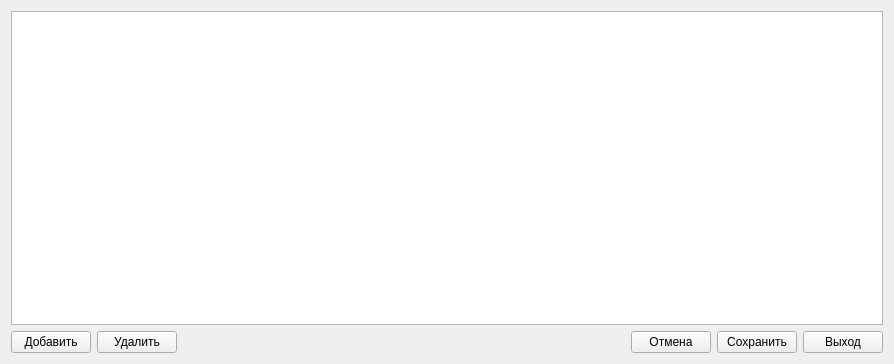
<?xml version="1.0" encoding="UTF-8"?>
<ui version="4.0">
 <class>ResStoreForm</class>
 <widget class="QWidget" name="ResStoreForm">
  <property name="geometry">
   <rect>
    <x>0</x>
    <y>0</y>
    <width>894</width>
    <height>364</height>
   </rect>
  </property>
  <property name="windowTitle">
   <string>Учет</string>
  </property>
  <property name="windowIcon">
   <iconset>
    <normaloff>../../../images/new.png</normaloff>../../../images/new.png</iconset>
  </property>
  <layout class="QVBoxLayout" name="verticalLayout">
   <item>
    <widget class="QTableView" name="tv"/>
   </item>
   <item>
    <layout class="QHBoxLayout" name="horizontalLayout">
     <item>
      <widget class="QPushButton" name="pbAdd">
       <property name="styleSheet">
        <string notr="true"/>
       </property>
       <property name="text">
        <string>Добавить</string>
       </property>
       <property name="checkable">
        <bool>false</bool>
       </property>
       <property name="checked">
        <bool>false</bool>
       </property>
      </widget>
     </item>
     <item>
      <widget class="QPushButton" name="pbDel">
       <property name="text">
        <string>Удалить</string>
       </property>
      </widget>
     </item>
     <item>
      <spacer name="horizontalSpacer">
       <property name="orientation">
        <enum>Qt::Horizontal</enum>
       </property>
       <property name="sizeHint" stdset="0">
        <size>
         <width>40</width>
         <height>20</height>
        </size>
       </property>
      </spacer>
     </item>
     <item>
      <widget class="QPushButton" name="pbCancel">
       <property name="text">
        <string>Отмена</string>
       </property>
      </widget>
     </item>
     <item>
      <widget class="QPushButton" name="pbSave">
       <property name="text">
        <string>Сохранить</string>
       </property>
      </widget>
     </item>
     <item>
      <widget class="QPushButton" name="pbExit">
       <property name="text">
        <string>Выход</string>
       </property>
      </widget>
     </item>
    </layout>
   </item>
  </layout>
 </widget>
 <resources/>
 <connections/>
</ui>
